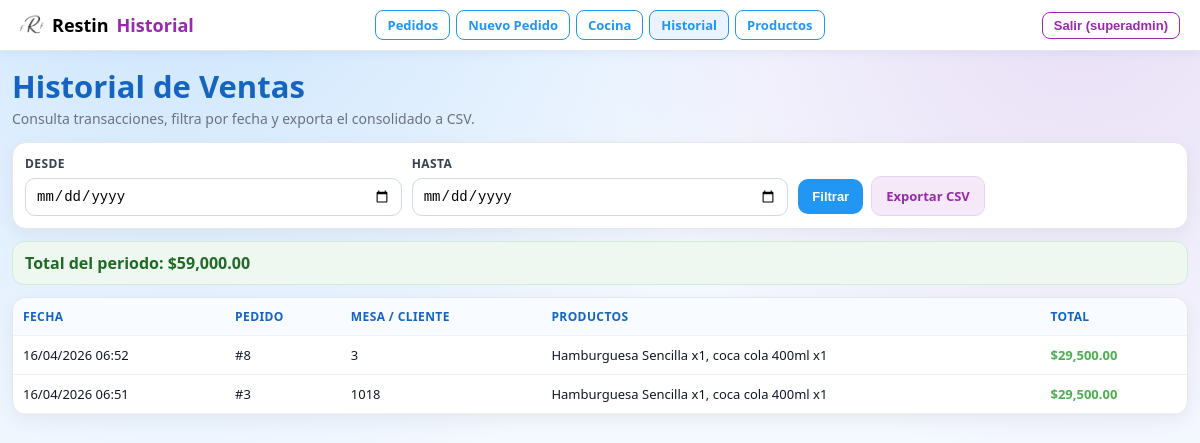
The page /ventas/ventas/historial/ (signed in) on the database as committed earlier.
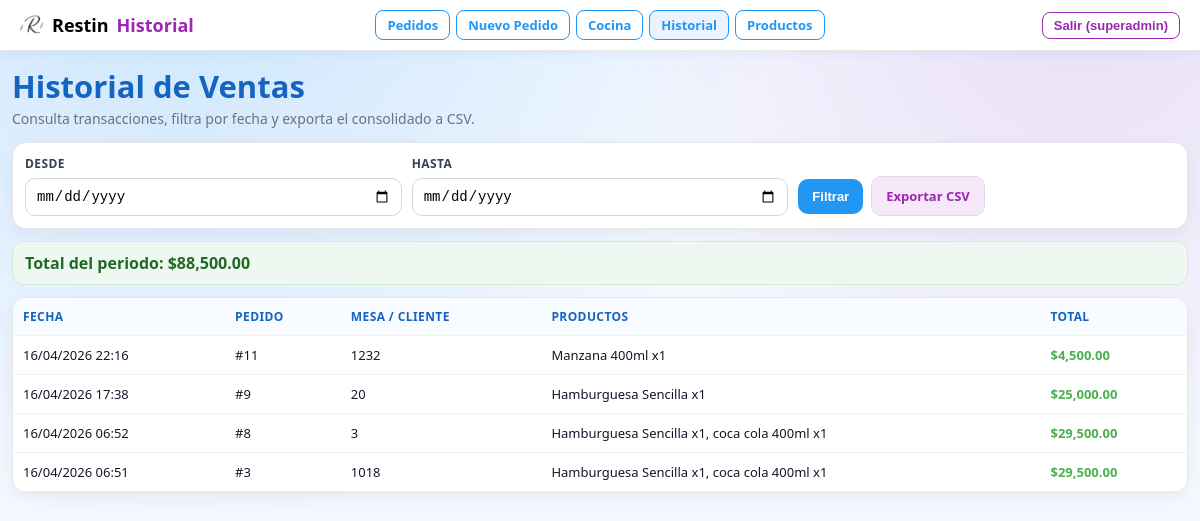
The same page on the database as committed later.
### ventas/models.py (models this page shows, shortened)
class Transaccion(models.Model):
    pedido = models.ForeignKey('Pedido', on_delete=models.CASCADE)
    fecha = models.DateTimeField(auto_now_add=True)
    total = models.DecimalField(max_digits=10, decimal_places=2)

class Pedido(models.Model):
    ESTADOS = [
        ('pendiente', 'Pendiente'),
        ('en_preparacion', 'En Preparación'),
        ('listo', 'Listo'),
        ('entregada', 'Entregada'),
        ('pagado', 'Pagado'),
    ]
    mesa_o_online = models.CharField(max_length=100, help_text="Cliente")
    estado = models.CharField(max_length=20, choices=ESTADOS, default='pendiente')
    creado_por = models.ForeignKey(User, on_delete=models.CASCADE)
    fecha_creacion = models.DateTimeField(auto_now_add=True)
    productos = models.ManyToManyField(Producto, through='PedidoProducto', blank=True)

class PedidoProducto(models.Model):
    pedido = models.ForeignKey(Pedido, on_delete=models.CASCADE, related_name='items')
    producto = models.ForeignKey(Producto, on_delete=models.CASCADE)
    cantidad = models.PositiveIntegerField(default=1)
    class Meta:
        unique_together = ('pedido', 'producto')

### products/models.py (models this page shows, shortened)
class Producto(models.Model):
    nombre = models.CharField(max_length=100, unique=True)
    descripcion = models.TextField(blank=True, null=True)
    categoria = models.ForeignKey(Categoria, on_delete=models.CASCADE, related_name="productos")
    precio = models.DecimalField(max_digits=10, decimal_places=2)
    imagen = models.ImageField(upload_to='productos/', blank=True, null=True)
    ingredientes = models.ManyToManyField(Ingrediente, blank=True, related_name="productos")
    disponible = models.BooleanField(default=True, help_text="¿El producto está activo para ventas?")

### ventas/views.py (the view)
# urls.py: path('ventas/historial/', views.HistorialVentasView.as_view(), name='historial_ventas'),
class HistorialVentasView(LoginRequiredMixin, ListView):
    model = Transaccion
    template_name = 'ventas/historial_ventas.html'
    context_object_name = 'transacciones'
    paginate_by = 20
    def get_queryset(self):
        qs = Transaccion.objects.select_related('pedido').order_by('-fecha')
        fecha_desde = self.request.GET.get('desde')
        fecha_hasta = self.request.GET.get('hasta')
        if fecha_desde:
            qs = qs.filter(fecha__date__gte=fecha_desde)
        if fecha_hasta:
            qs = qs.filter(fecha__date__lte=fecha_hasta)
        return qs
    def get_context_data(self, **kwargs):
        context = super().get_context_data(**kwargs)
        context['desde'] = self.request.GET.get('desde', '')
        context['hasta'] = self.request.GET.get('hasta', '')
        context['total_periodo'] = sum(t.total for t in self.get_queryset())
        for t in context['transacciones']:
            t.items_pedido = t.pedido.items.select_related('producto').all()
        return context

### ventas/templates/ventas/historial_ventas.html (shortened to what the changed rows need)
{% load humanize %}
{% load static %}
<!DOCTYPE html>
<html lang="es">
<head>
</head>
<body>
    <main class="page">
        <section class="title-wrap">
            <h1>Historial de Ventas</h1>
            <p class="subtitle">Consulta transacciones, filtra por fecha y exporta el consolidado a CSV.</p>
        </section>
        <section class="filters">
            <form method="get">
            </form>
        </section>
        {% if transacciones %}
            <section class="kpi">
                Total del periodo: ${{ total_periodo|intcomma }}
            </section>
            <section class="table-card">
                <div class="table-wrap">
                    <table>
                        <thead>
                            <tr>
                                <th>Fecha</th>
                                <th>Pedido</th>
                                <th>Mesa / Cliente</th>
                                <th>Productos</th>
                                <th>Total</th>
                            </tr>
                        </thead>
                        <tbody>
                            {% for t in transacciones %}
                                <tr>
                                    <td>{{ t.fecha|date:"d/m/Y H:i" }}</td>
                                    <td>#{{ t.pedido.id }}</td>
                                    <td>{{ t.pedido.mesa_o_online }}</td>
                                    <td>
                                        {% for item in t.pedido.items.all %}
                                            {{ item.producto.nombre }} x{{ item.cantidad }}{% if not forloop.last %}, {% endif %}
                                        {% empty %}
                                            Sin productos
                                        {% endfor %}
                                    </td>
                                    <td class="total-cell">${{ t.total|intcomma }}</td>
                                </tr>
                            {% endfor %}
                        </tbody>
                    </table>
                </div>
            </section>
        {% else %}
            <section class="empty">
                No hay ventas registradas en el periodo seleccionado.
            </section>
        {% endif %}
    </main>
</body>
</html>

Rows that differ between the two databases and show on the page:
added Transaccion: fecha "16/04/2026 22:16", pedido.id "11", pedido.mesa_o_online "1232", total "4,500.00"
now on this page (row unchanged): PedidoProducto: producto.nombre "Manzana 400ml", cantidad "1", shown under "16/04/2026 22:16"
added Transaccion: fecha "16/04/2026 17:38", pedido.id "9", pedido.mesa_o_online "20", total "25,000.00"
now on this page (row unchanged): PedidoProducto: producto.nombre "Hamburguesa Sencilla", cantidad "1", shown under "16/04/2026 17:38"
Other text that changed with them:
{{ total_periodo|intcomma }}: "59,000.00" → "88,500.00"
